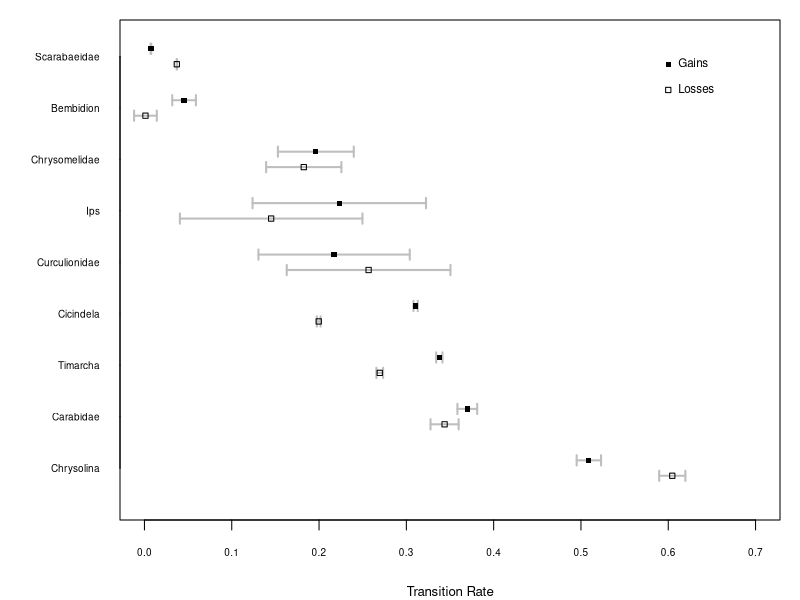

Recreate this plot in R.
setwd("~/Desktop/Dropbox/papers/chrom.num/data and analysis/analyses/chrom.evol")
data <- read.csv("final.params.csv", as.is=T)[,c(1,3:11)]
# lets make a table for our combined results
results <- data

#lets convert the sd in data.ph.u to CI values
results[3:4,2:10] <- data[3:4,2:10]/sqrt(20-1)*1.96
results[5:6,2:10] <- data[5:6,2:10]/sqrt(100-1)*1.96

results <- results[,c(1,2,10,4,9,5,7,3,8,6)]

par(mar=c(4,6,1,1))
plot(0,0, col="white", xlim=c(0,.7), ylim=c(.5,9.5), yaxt="n",
     ylab="", xlab="Transition Rate", cex.axis=.6,main="",cex.lab=.8)
axis(side=2,at=1:9+.15, labels=colnames(results)[2:10], las=2, cex.axis=.6, tck=0)
lo <- results[1,2:10]-results[5,2:10]
hi <- results[1,2:10]+results[5,2:10]
for(i in 1:9){
  lines(y=c(i,i), x=c(lo[i],hi[i]), lwd=2, col="gray")
  lines(y=c(i-.1,i+.1), x=rep(lo[i], each=2), lwd=2, col="gray")
  lines(y=c(i-.1,i+.1), x=rep(hi[i], each=2), lwd=2, col="gray")
}
points(y=1:9, x=results[1,2:10], pch=0, cex=.7)
lo <- results[2,2:10]-results[6,2:10]
hi <- results[2,2:10]+results[6,2:10]
for(i in 1:9){
  j<-i+.3
  lines(y=c(j,j), x=c(lo[i],hi[i]), lwd = 2, col = "gray")
  lines(y=c(j-.1,j +.1), x=rep(lo[i], each = 2), lwd = 2, col = "gray")
  lines(y=c(j-.1,j +.1), x=rep(hi[i], each = 2), lwd = 2, col = "gray")
}
points(y=1:9+.3, x=results[2,2:10], pch=15, cex=.7)

points(x=rep(.6,2), y=c(9,8.5),pch=c(15,0), cex=.7)
text(x=rep(.6,2), y=c(9,8.5),labels=c("Gains", "Losses"), pos=4, cex=.7)
